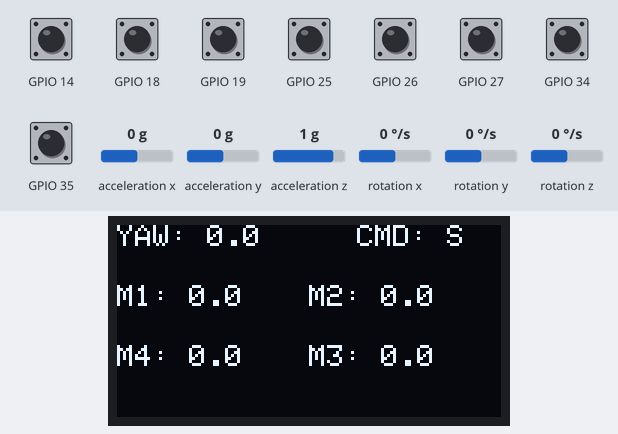
A sketch run on a simulated ESP32. On the bench: 128×64 one-colour display. The inputs (shaded band) are chosen by the test bench; at power-on: GPIO 14, GPIO 18, GPIO 19, GPIO 25–27, GPIO 34, GPIO 35 HIGH, rotation z 0 °/s, acceleration x 0 g, acceleration y 0 g, acceleration z 1 g, rotation x 0 °/s, rotation y 0 °/s. WiFi joins after 1.5 s; servers stay silent unless stated; what the sketch prints to the serial monitor is not drawn.

Above: at 14.8 s.
14.9 s: rotation z set to -192 °/s
At 15.01 s:
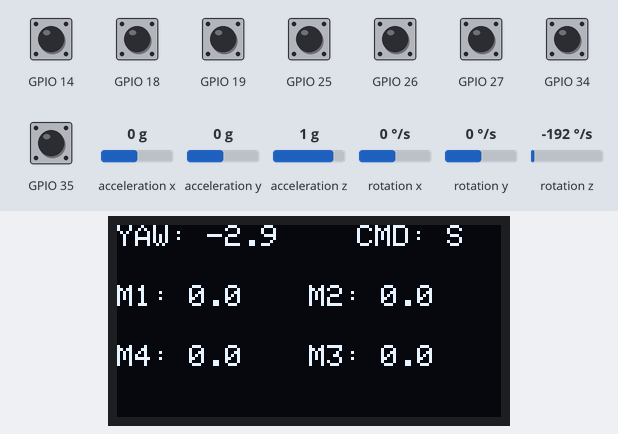
16.7 s: GPIO 14 pulled LOW for 0.15 s
At 16.82 s:
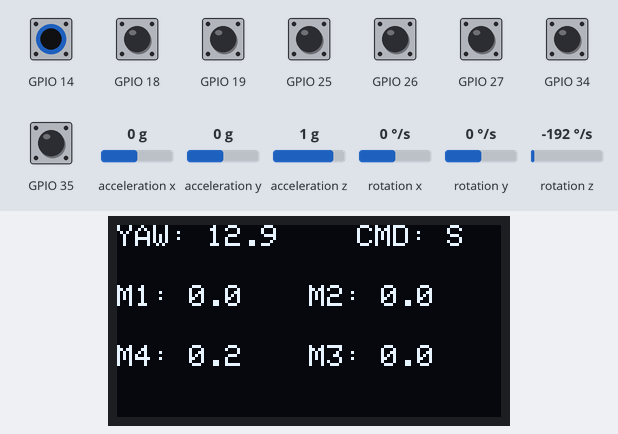
17.4 s: GPIO 18 pulled LOW for 0.15 s
At 17.52 s:
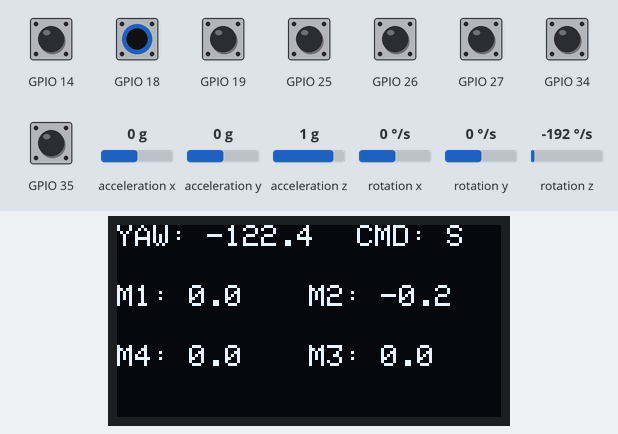
18.1 s: GPIO 25 pulled LOW for 0.15 s
At 18.23 s:
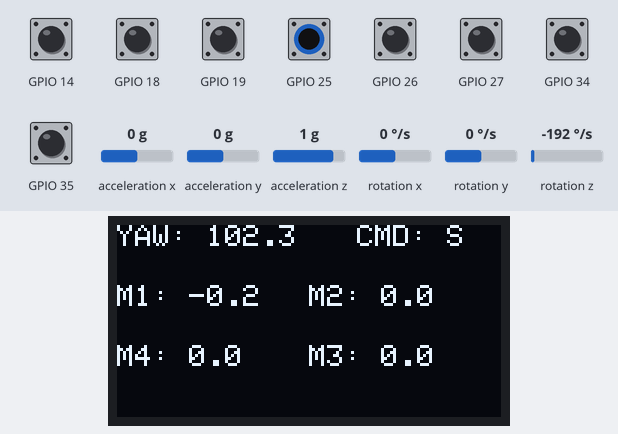
18.8 s: GPIO 34 pulled LOW for 0.15 s
At 18.94 s:
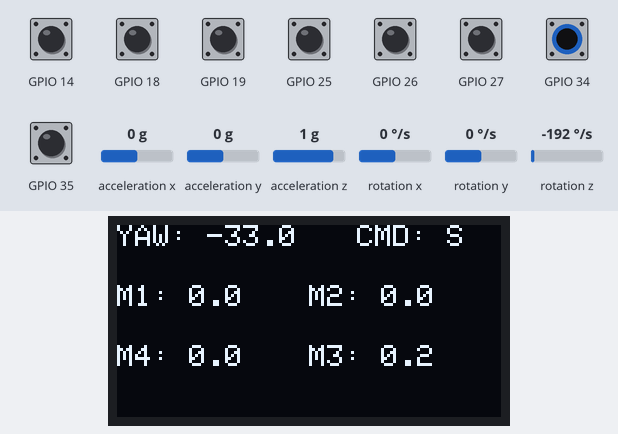
19.5 s: rotation z set to 0 °/s
At 20.1 s:
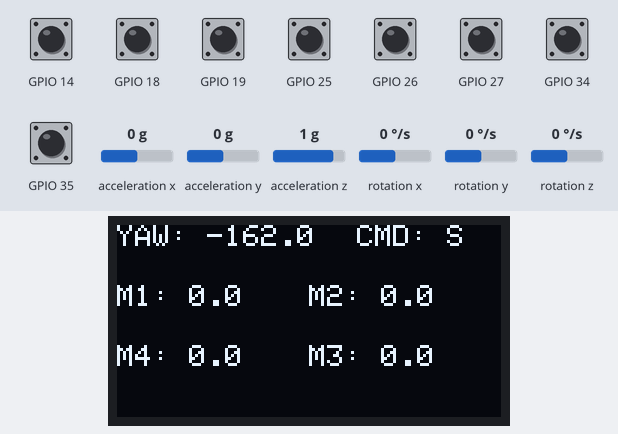
Timing chart, 0 to 22.1 s (numbered marks = the images above; inputs shaded):
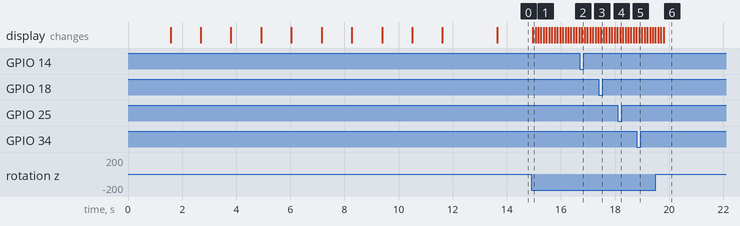

The sketch:

mecanum_controller.ino
```cpp
#include <WiFi.h>
#include <WiFiUdp.h>
#include "wifi_config.h"
#include <HardwareSerial.h>
#include <Wire.h>
#include <math.h>
#include <Adafruit_GFX.h>
#include <Adafruit_SH110X.h>
#include <MPU9250_asukiaaa.h>

// --- CẤU HÌNH WIFI & UDP ---
WiFiUDP udp;
const int udpPort = 4210;
const char* udpAddress = "255.255.255.255";

// --- CẤU HÌNH UART GỬI ARDUINO ---
#define RXD2 16
#define TXD2 17

// --- CẤU HÌNH OLED ---
#define SCREEN_WIDTH 128
#define SCREEN_HEIGHT 64
Adafruit_SH1106G display(SCREEN_WIDTH, SCREEN_HEIGHT, &Wire, -1);

// ========================================================
// --- CẤU HÌNH MPU9250 & THUẬT TOÁN YAW NÂNG CAO ---
// ========================================================
MPU9250_asukiaaa mySensor;

static const float GYRO_Z_LPF_BETA = 0.10f;
static const float STILL_GYRO_DPS  = 0.18f;
static const float STILL_ACC_G     = 0.06f;
static const float MEAN_BETA       = 0.02f;
static const float BIAS_ADAPT      = 0.020f;
static const float BIAS_Z_MAX_STEP = 0.02f;
static const bool FREEZE_YAW_WHEN_STILL = true;
static const float YAW_DB_DPS  = 0.05f;
static const float YAW_MAX_DPS = 250.0f;

float gyroBiasX = 0, gyroBiasY = 0, gyroBiasZ = 0;
float axF = 0, ayF = 0, azF = 1.0f;
float gzFilt = 0;
float gzStillMean = 0;
float angleYaw = 0;

// Góc Yaw cuối cùng

// Hàm hỗ trợ toán học cho Yaw
static inline float wrap180(float a) {
  while (a > 180.0f) a -= 360.0f;
  while (a < -180.0f) a += 360.0f;
  return a;
}
static inline float clampf(float x, float lo, float hi) {
  if (x < lo) return lo;
  if (x > hi) return hi;
  return x;
}
static inline float soft_deadband(float x, float db) {
  float ax = fabsf(x);
  if (ax <= db) return 0.0f;
  return (x > 0) ? (ax - db) : -(ax - db);
}

// --- CẤU HÌNH ĐIỀU KHIỂN & PID ---
#define ENCODER_PPR 7392.0
double target_speed = 25.0;
char currentCmd = 'S';
double sp1 = 0, sp2 = 0, sp3 = 0, sp4 = 0;

struct MotorController {
  String name;
  int pinA, pinB;
  double Kp, Ki, Kd;
  volatile long encoderCount = 0;
  int lastEncoded = 0;

  double input = 0;
  int pwm = 0;

  double integral = 0, lastError = 0;
  MotorController(String n, int a, int b, double p, double i, double d)
    : name(n), pinA(a), pinB(b), Kp(p), Ki(i), Kd(d) {}

  void begin(void (*isr)()) {
    pinMode(pinA, INPUT_PULLUP);
    pinMode(pinB, INPUT_PULLUP);
    lastEncoded = (digitalRead(pinA) << 1) | digitalRead(pinB);
    attachInterrupt(digitalPinToInterrupt(pinA), isr, CHANGE);
    attachInterrupt(digitalPinToInterrupt(pinB), isr, CHANGE);
  }

  void computePID(double dt, double target) {
    noInterrupts();
    long delta = encoderCount;
    encoderCount = 0;
    interrupts();
    input = ((double)delta / ENCODER_PPR) / (dt / 60.0);

    double error = target - input;
    double P = Kp * error;
    integral += error * dt;

    double maxI = 255.0;
    if (Ki > 0) maxI = 255.0 / Ki;
    if (integral > maxI) integral = maxI;
    if (integral < -maxI) integral = -maxI;

    double I = Ki * integral;
    double D = Kd * ((error - lastError) / dt);
    lastError = error;
    double pidOut = P + I + D;

    if (pidOut > 255) pidOut = 255;
    if (pidOut < -255) pidOut = -255;

    pwm = (int)round(pidOut);
  }
};
// --- BỘ SỐ KP, KI, KD ---
MotorController m1("M1", 26, 25, 9.0, 30.0, 0.0);
MotorController m2("M2", 19, 18, 9.0, 30.0, 0.0);
MotorController m3("M3", 34, 35, 9.5, 30.0, 0.0);
MotorController m4("M4", 14, 27, 10.0, 30.0, 0.0);

// --- NGẮT ENCODER ---
void IRAM_ATTR isr1() { int encoded = (digitalRead(m1.pinA) << 1) | digitalRead(m1.pinB); int sum = (m1.lastEncoded << 2) | encoded; if (sum == 0b1101 || sum == 0b0100 || sum == 0b0010 || sum == 0b1011) m1.encoderCount++; if (sum == 0b1110 || sum == 0b0111 || sum == 0b0001 || sum == 0b1000) m1.encoderCount--; m1.lastEncoded = encoded; }
void IRAM_ATTR isr2() { int encoded = (digitalRead(m2.pinA) << 1) | digitalRead(m2.pinB); int sum = (m2.lastEncoded << 2) | encoded; if (sum == 0b1101 || sum == 0b0100 || sum == 0b0010 || sum == 0b1011) m2.encoderCount++; if (sum == 0b1110 || sum == 0b0111 || sum == 0b0001 || sum == 0b1000) m2.encoderCount--; m2.lastEncoded = encoded; }
void IRAM_ATTR isr3() { int encoded = (digitalRead(m3.pinA) << 1) | digitalRead(m3.pinB); int sum = (m3.lastEncoded << 2) | encoded; if (sum == 0b1101 || sum == 0b0100 || sum == 0b0010 || sum == 0b1011) m3.encoderCount++; if (sum == 0b1110 || sum == 0b0111 || sum == 0b0001 || sum == 0b1000) m3.encoderCount--; m3.lastEncoded = encoded; }
void IRAM_ATTR isr4() { int encoded = (digitalRead(m4.pinA) << 1) | digitalRead(m4.pinB); int sum = (m4.lastEncoded << 2) | encoded; if (sum == 0b1101 || sum == 0b0100 || sum == 0b0010 || sum == 0b1011) m4.encoderCount++; if (sum == 0b1110 || sum == 0b0111 || sum == 0b0001 || sum == 0b1000) m4.encoderCount--; m4.lastEncoded = encoded; }

// --- BIẾN THỜI GIAN ---
unsigned long lastPidTime = 0;
unsigned long lastUdpSend = 0;
unsigned long lastUpdateTime = 0;
unsigned long lastCommandTime = 0;
const unsigned long COMMAND_TIMEOUT_MS = 500;
void setup() {
  Serial.begin(115200);
  Serial2.begin(115200, SERIAL_8N1, RXD2, TXD2);
  Wire.begin();
  Wire.setClock(400000L);

  display.begin(0x3C, true);
  display.clearDisplay();
  display.setTextColor(SH110X_WHITE);

  m1.begin(isr1); m2.begin(isr2); m3.begin(isr3); m4.begin(isr4);
// KẾT NỐI WIFI
  display.setCursor(0, 0); display.println("Ket noi WiFi..."); display.display();
  WiFi.begin(WIFI_SSID, WIFI_PASSWORD);
  while (WiFi.status() != WL_CONNECTED) { delay(500);
  }
  udp.begin(udpPort);

  // KHỞI TẠO MPU VÀ BẮT ĐẦU CALIB 10s
  mySensor.setWire(&Wire);
  mySensor.beginAccel();
// Bắt buộc mở Accel để phát hiện đứng yên
  mySensor.beginGyro();

  display.clearDisplay();
  display.setCursor(0, 0); display.println("Hieu Chinh Gyro");
  display.setCursor(0, 20);
  display.println("GIU YEN XE 10s!");
  display.display();

  double sumGx = 0, sumGy = 0, sumGz = 0;
  int calibCount = 0;
  unsigned long calibStartTime = millis();

  // Vòng lặp calib 10s (Đọc cả 3 trục)
  while (millis() - calibStartTime < 10000) {
    mySensor.gyroUpdate();
    sumGx += mySensor.gyroX();
    sumGy += mySensor.gyroY();
    sumGz += mySensor.gyroZ();
    calibCount++;
// In đếm ngược
    if (calibCount % 50 == 0) {
      display.fillRect(0, 40, 128, 24, SH110X_BLACK);
      display.setCursor(0, 40); display.setTextSize(2);
      display.print(10 - (millis() - calibStartTime)/1000); display.print(" s");
      display.display();
    }
    delay(20);
  }

  // Chốt Bias ban đầu cho 3 trục
  gyroBiasX = sumGx / calibCount;
  gyroBiasY = sumGy / calibCount;
  gyroBiasZ = sumGz / calibCount;
  lastUpdateTime = millis();

  display.clearDisplay();
  display.setTextSize(1);
  display.setCursor(0, 0); display.println("San Sang!");
  display.print("IP: "); display.println(WiFi.localIP());
  display.display();
  delay(2000);
}

void loop() {
  unsigned long now = millis();

  // ==========================================================
  // 1. NHẬN LỆNH TỪ PYTHON -> CẬP NHẬT BIẾN NHỚ
  // ==========================================================
  int packetSize = udp.parsePacket();
  if (packetSize) {
    char packetBuffer[256];
    int len = udp.read(packetBuffer, 255);

    if (len > 0) {
      packetBuffer[len] = '\0'; // Đóng chuỗi lại cho an toàn
      currentCmd = packetBuffer[0]; // Lấy chữ cái đầu tiên
      lastCommandTime = now;

      // [DEBUG]: In toàn bộ chuỗi nhận được từ Laptop ra màn hình
      Serial.print("-> Nhan tu PC: ");
      Serial.println(packetBuffer);

      // NẾU LÀ LỆNH TỰ HÀNH 'M' TỪ PYTHON (Bóc tách chuỗi ra 4 vận tốc)
      if (currentCmd == 'M') {
        sscanf(packetBuffer, "M,%lf,%lf,%lf,%lf", &sp1, &sp2, &sp3, &sp4);
      }
    }
    udp.flush(); // Xóa sạch bộ đệm để đợi gói tin tiếp theo
  }


  // Watchdog: nếu mất lệnh từ máy tính, dừng robot thay vì giữ lệnh cũ.
  if (now - lastCommandTime > COMMAND_TIMEOUT_MS) {
    currentCmd = 'S';
    sp1 = sp2 = sp3 = sp4 = 0;
    m1.integral = m2.integral = m3.integral = m4.integral = 0;
  }

  // ==========================================================
  // 2. DỊCH LỆNH BẰNG TAY (ĐI 8 HƯỚNG + XOAY TẠI CHỖ)
  // ==========================================================
  // 4 Hướng Cơ Bản (Trượt thẳng và ngang)
  if      (currentCmd == 'F') { sp1 =  target_speed; sp2 =  target_speed; sp3 =  target_speed; sp4 =  target_speed; }
  else if (currentCmd == 'B') { sp1 = -target_speed; sp2 = -target_speed; sp3 = -target_speed; sp4 = -target_speed; }
  else if (currentCmd == 'L') { sp1 = -target_speed; sp2 =  target_speed; sp3 = -target_speed; sp4 =  target_speed; }
  else if (currentCmd == 'R') { sp1 =  target_speed; sp2 = -target_speed; sp3 =  target_speed; sp4 = -target_speed; }

  // 4 Hướng Chéo (Mecanum/Omni 45 độ)
  else if (currentCmd == 'Q') { sp1 = 0;             sp2 =  target_speed; sp3 = 0;             sp4 =  target_speed; }
  else if (currentCmd == 'E') { sp1 =  target_speed; sp2 = 0;             sp3 =  target_speed; sp4 = 0;             }
  else if (currentCmd == 'Z') { sp1 = -target_speed; sp2 = 0;             sp3 = -target_speed; sp4 = 0;             }
  else if (currentCmd == 'C') { sp1 = 0;             sp2 = -target_speed; sp3 = 0;             sp4 = -target_speed; }

  // 2 Lệnh Xoay (Quay đầu)
  else if (currentCmd == 'U') { sp1 = -target_speed; sp2 = -target_speed; sp3 =  target_speed; sp4 =  target_speed; }
  else if (currentCmd == 'O') { sp1 =  target_speed; sp2 =  target_speed; sp3 = -target_speed; sp4 = -target_speed; }

  // Dừng lại
  else if (currentCmd == 'S') { sp1 = 0;             sp2 = 0;             sp3 = 0;             sp4 = 0;             }

  // ==========================================================
  // 3. CẬP NHẬT GÓC YAW (ADVANCED ALGORITHM)
  // ==========================================================
  mySensor.accelUpdate();
  mySensor.gyroUpdate();
  double dt_imu = (double)(now - lastUpdateTime) / 1000.0;

  if (dt_imu > 0) {
    lastUpdateTime = now;

    float ax = mySensor.accelX();
    float ay = mySensor.accelY();
    float az = mySensor.accelZ();

    float gx = mySensor.gyroX() - gyroBiasX;
    float gy = mySensor.gyroY() - gyroBiasY;
    float gz = mySensor.gyroZ() - gyroBiasZ;

    const float ACC_LPF = 0.12f;
    axF += ACC_LPF * (ax - axF);
    ayF += ACC_LPF * (ay - ayF);
    azF += ACC_LPF * (az - azF);

    gzFilt += GYRO_Z_LPF_BETA * (gz - gzFilt);
    gzFilt = clampf(gzFilt, -YAW_MAX_DPS, YAW_MAX_DPS);

    float accMag = sqrtf(axF * axF + ayF * ayF + azF * azF);
    bool still = (fabsf(accMag - 1.0f) < STILL_ACC_G) &&
                 (fabsf(gx) < STILL_GYRO_DPS) &&
                 (fabsf(gy) < STILL_GYRO_DPS) &&
                 (fabsf(gzFilt) < STILL_GYRO_DPS);

    if (still) {
      gzStillMean += MEAN_BETA * (gzFilt - gzStillMean);
      float step = BIAS_ADAPT * gzStillMean;
      step = clampf(step, -BIAS_Z_MAX_STEP, BIAS_Z_MAX_STEP);
      gyroBiasZ += step;

      gz = mySensor.gyroZ() - gyroBiasZ;
      gzFilt += GYRO_Z_LPF_BETA * (gz - gzFilt);

      if (FREEZE_YAW_WHEN_STILL) {
        gzFilt = 0.0f;
      }
    } else {
      gzStillMean *= 0.995f;
    }

    float gzUse = soft_deadband(gzFilt, YAW_DB_DPS);
    angleYaw += gzUse * dt_imu;
    angleYaw = wrap180(angleYaw);
  }

  // ==========================================================
  // 4. TÍNH PID VÀ GỬI XUỐNG ARDUINO (Mỗi 50ms)
  // ==========================================================
  if (now - lastPidTime >= 50) {
    double dt_pid = (now - lastPidTime) / 1000.0;
    lastPidTime = now;

    m1.computePID(dt_pid, sp1);
    m2.computePID(dt_pid, sp2);
    m3.computePID(dt_pid, sp3);
    m4.computePID(dt_pid, sp4);

    String data = String(m1.pwm) + "," + String(m2.pwm) + "," + String(m3.pwm) + "," + String(m4.pwm);
    Serial2.println(data);

    // [DEBUG]: In chuỗi PWM vừa đẩy xuống Arduino ra màn hình
    Serial.print("<- Gui xuong Arduino: ");
    Serial.println(data);
  }

  // ==========================================================
  // 5. HIỂN THỊ OLED & GỬI UDP VỀ LAB (Mỗi 100ms - 10Hz)
  // ==========================================================
  if (now - lastUdpSend >= 100) {
    lastUdpSend = now;

    String labData = String(m1.input, 1) + "," + String(m2.input, 1) + "," +
                     String(m3.input, 1) + "," + String(m4.input, 1) + "," +
                     String(angleYaw, 1);

    udp.beginPacket(udpAddress, udpPort);
    udp.print(labData);
    udp.endPacket();

    display.clearDisplay();
    display.setTextSize(1);

    display.setCursor(0, 0);
    display.print("YAW: "); display.print(angleYaw, 1);
    display.setCursor(80, 0);  display.print("CMD: "); display.print(currentCmd);

    display.setCursor(0, 20);  display.print("M1: "); display.print(m1.input, 1);
    display.setCursor(64, 20); display.print("M2: "); display.print(m2.input, 1);

    display.setCursor(0, 40);  display.print("M4: "); display.print(m4.input, 1);
    display.setCursor(64, 40); display.print("M3: "); display.print(m3.input, 1);

    display.display();
  }
}
```

wifi_config.example.h
```cpp
#pragma once

// Sao chép tệp này thành wifi_config.h rồi điền thông tin mạng.
// Không commit wifi_config.h lên GitHub.

const char* WIFI_SSID = "YOUR_WIFI_SSID";
const char* WIFI_PASSWORD = "YOUR_WIFI_PASSWORD";
```

Measured:
- after the input at 14.9 s, the display: changes after 0.06 s (image 1)
